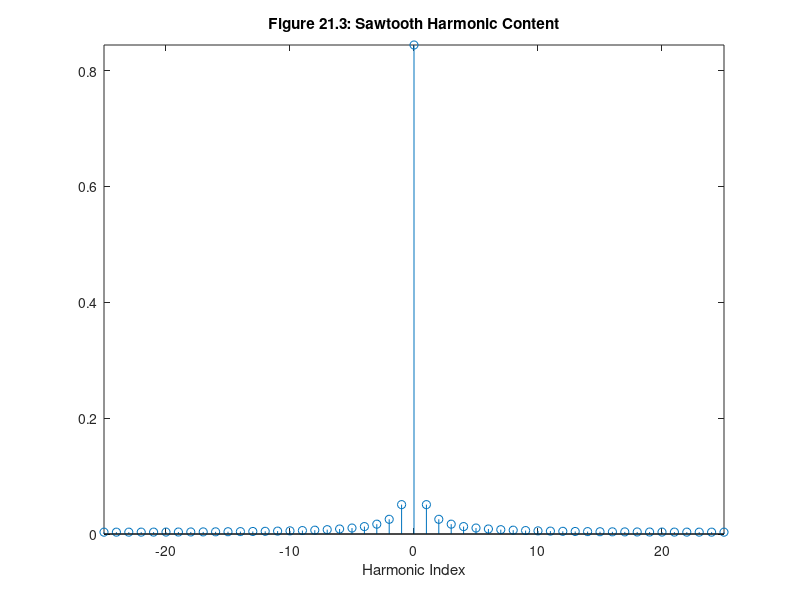

Write MATLAB code to recreate this figure.
N = 25;	% number of harmonics
To = 0.2;	% choose period
n = 2*N;
t = linspace(0,To,n+1); % (n+1)th point is one period away
t(end) = []; % throw away undesired last point
f = sawtooth(t,To); % compute sawtooth
Fn = fft(f);% compute FFT
Fn = [conj(Fn(N+1)) Fn(N+2:end) Fn(1:N+1)]; % rearrange values
Fn = Fn/n; % scale results
Bn=-2*imag(Fn(N+2:end));
idx=-N:N;
Fna = 5j./(idx*pi);
Fna(N+1)=5;
Bna=-2*imag(Fna(N+2:end));

Bn_error=(Bn-Bna)./Bna;

stem(idx,abs(Fn))
xlabel('Harmonic Index')
title('Figure 21.3: Sawtooth Harmonic Content')
axis tight
%(mm2103.m plot)
